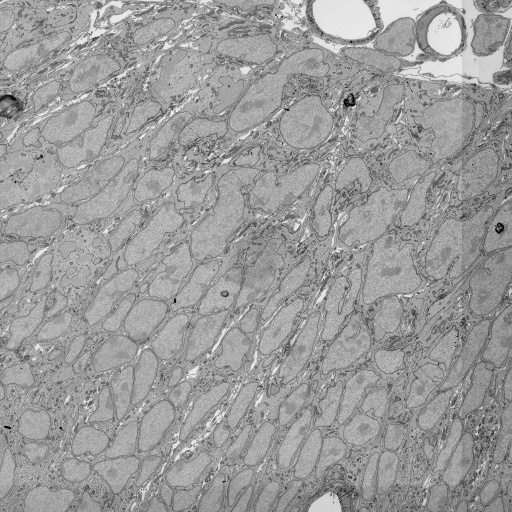
#> input picture testsmall.jpg, 512 x 512 px
$ python pycl_t_opencv.py testsmall.jpg   (Python 2 division)   (older library calls are emulated)
#> lines starting #> are read from the running program, lines starting #| are printed output that depends on the picture

import numpy as np
import pyopencl as cl
import pyopencl.array
import cv2
import sys
import time


def doit(ctx, queue, img_s, width, angle, Tx, Ty, out_width, out_s):

  mf = cl.mem_flags
  img_g = cl.Buffer(ctx, mf.READ_ONLY | mf.COPY_HOST_PTR, hostbuf=img_s)
  out_g = cl.Buffer(ctx, mf.WRITE_ONLY, out_s.nbytes)

  # prg.ds(queue, img_s.shape, None, img_g, np.int32(width), out_g)
  prg.transform(queue, img_s.shape, None, img_g, np.int32(width), np.float32(angle), np.float32(Tx), np. float32(Ty), np.int32(out_width), out_g)


  cl.enqueue_copy(queue, out_s, out_g)

  print img_s[0:5], out_s[0:5]
  print img_s.shape, out_s.shape


  return out_s


img = cv2.imread(sys.argv[1], cv2.CV_LOAD_IMAGE_GRAYSCALE)
#> img is the input picture: shape (512, 512); min 0, max 239, mean 155.5
width, height = (img.shape[0], img.shape[1])
#> width = 512; height = 512

R, Tx, Ty = [0.34, 500, 500]
print "R {0}, Tx, Ty: {1}, {2}".format(R, Tx, Ty)
c = np.cos(R)
s = np.sin(R)
# Find the output's height and width

height, width = img.shape
points = [[0, 0], [0, height - 1], [width - 1, 0], [width - 1, height - 1]]
#> points = [[0, 0], [0, 511], [511, 0], [511, 511]]
min_x, min_y, max_x, max_y = [ sys.maxint, sys.maxint, -sys.maxint, -sys.maxint ]
for point in points:
    # shift the point
    # point[0] += start_point[0]
    # point[1] += start_point[1]
    new_x = c * point[0] - s * point[1] + Tx
    new_y = s * point[0] + c * point[1] + Ty
    min_x = min(min_x, new_x)
    min_y = min(min_y, new_y)
    max_x = max(max_x, new_x)
    max_y = max(max_y, new_y)


# print min_x, min_y, max_x, max_y


M = np.float32([ [c, -s, Tx - min_x],[ s, c, Ty - min_y] ])


new_size = (int(max_x - min_x + 1), int(max_y - min_y + 1))
#> new_size = (653, 653)

out_arr = cv2.warpAffine(img, M, new_size)
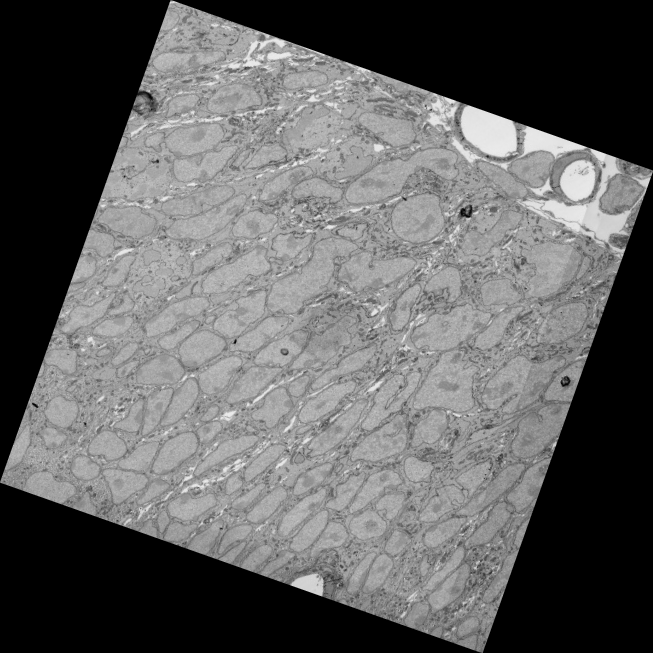
#> out_arr: shape (653, 653); min 0, max 236, mean 95.6

cur_width, cur_height = out_arr.shape
#> cur_width = 653; cur_height = 653
while cur_width > 512:

  cur_width, cur_height = out_arr.shape
  new_a = np.zeros((cur_width/2, cur_height/2), dtype=img.dtype)

  cv2.pyrDown(out_arr, new_a)
  # cv2.resize(out_arr, (0,0),new_a, .5, .5, cv2.INTER_AREA);

  out_arr = new_a

  print new_a.shape
#> out_arr: shape (163, 163); every value is 0
